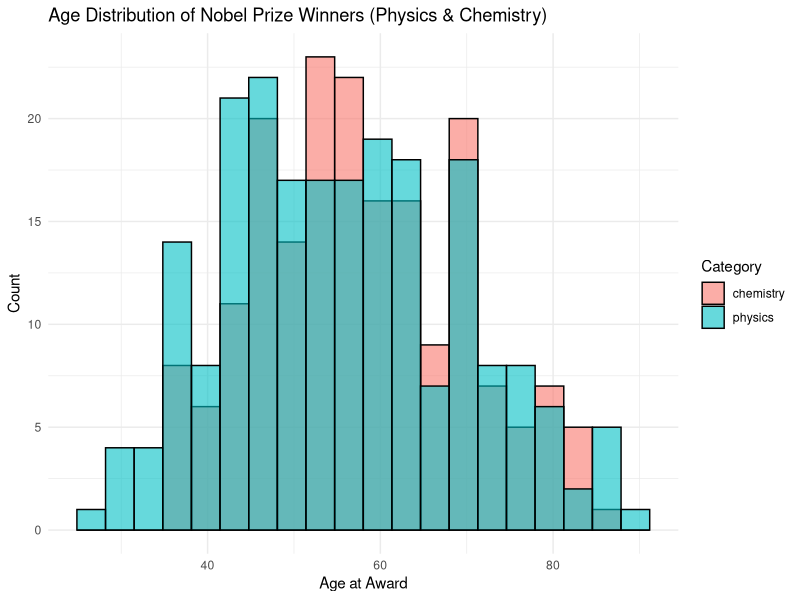
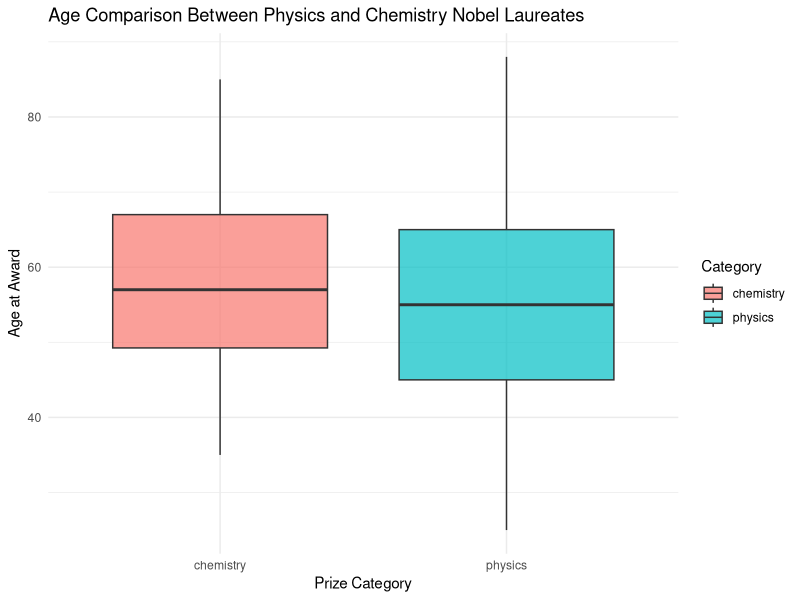

The R source for these figures, in order:
# Load libraries
library(dplyr)
library(ggplot2)
library(readr)
library(lubridate)

# Import dataset (make sure the CSV is in your working directory)
nobel <- read_csv("nobel_prize_by_winner.csv")

# Parse born and died dates (robust)
nobel <- nobel %>%
  mutate(
    born_date = suppressWarnings(parse_date_time(born, orders = "mdy")),
    died_date = suppressWarnings(parse_date_time(died, orders = "mdy"))
  )

# Clean dataset: keep Physics & Chemistry, valid birth dates, and create age at award
nobel_clean <- nobel %>%
  filter(category %in% c("physics", "chemistry")) %>%
  filter(!is.na(born_date)) %>%
  mutate(
    fullname = paste(firstname, surname),
    age_at_award = year - year(born_date)
  ) %>%
  select(fullname, category, age_at_award, year, gender, bornCountry)

# Histogram: Age distribution for Physics & Chemistry
ggplot(nobel_clean, aes(x = age_at_award, fill = category)) +
  geom_histogram(color = "black", bins = 20, alpha = 0.6, position = "identity") +
  labs(
    title = "Age Distribution of Nobel Prize Winners (Physics & Chemistry)",
    x = "Age at Award",
    y = "Count",
    fill = "Category"
  ) +
  theme_minimal()

# Boxplot: Age comparison between Physics and Chemistry
ggplot(nobel_clean, aes(x = category, y = age_at_award, fill = category)) +
  geom_boxplot(alpha = 0.7) +
  labs(
    title = "Age Comparison Between Physics and Chemistry Nobel Laureates",
    x = "Prize Category",
    y = "Age at Award",
    fill = "Category"
  ) +
  theme_minimal()

# Summary statistics by category of subject 
summary_by_category <- nobel_clean %>%
  group_by(category) %>%
  summarise(
    count = n(),
    mean_age = mean(age_at_award, na.rm = TRUE),
    median_age = median(age_at_award, na.rm = TRUE),
    sd_age = sd(age_at_award, na.rm = TRUE)
  )

print(summary_by_category)

# t-test: compare ages between Physics and Chemistry
t_test_result <- t.test(
  age_at_award ~ category,
  data = nobel_clean,
  alternative = "two.sided"
)

print(t_test_result)